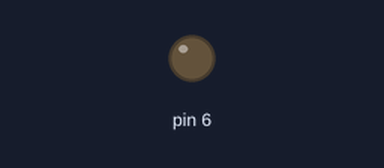
This sketch was run on a simulated Arduino Uno, built with avr-gcc and run on an emulated ATmega328P. Shown: output pins drawn as LEDs (lit = HIGH).

Above: at 0.15 s.
Timing chart, 0 to 1.6 s (numbered marks = the images above):
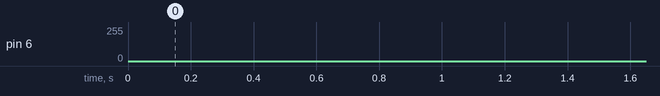

The sketch:

sketch_led1_dimming.ino.ino
```cpp
 void setup() {
  pinMode(6, OUTPUT);

  // 시리얼모니터 설정
  Serial.begin(9600);
}

void loop() {

  for(int i=0; i<255; i++) {
    analogWrite(6, i); // LED 밝아지기
    delay(5);
  }

  for(int i=255; i>0; i--) {
    analogWrite(6, i); // LED 어두워지기
    delay(5);
  }
}
```
